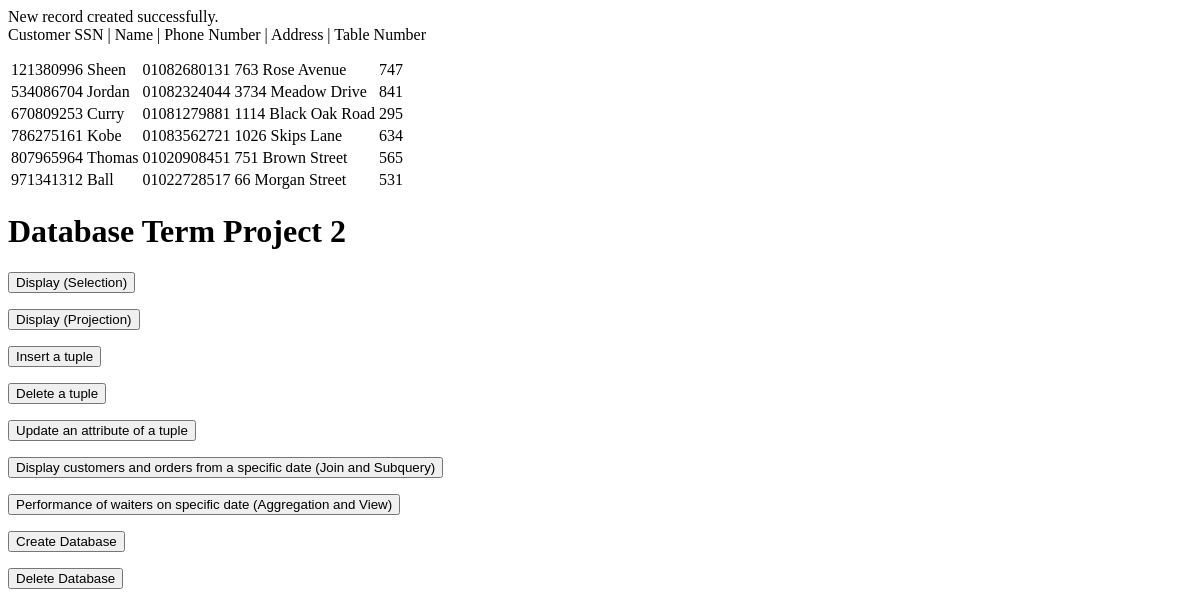
/insertCustomer.php, run on an earlier commit of the app's database.
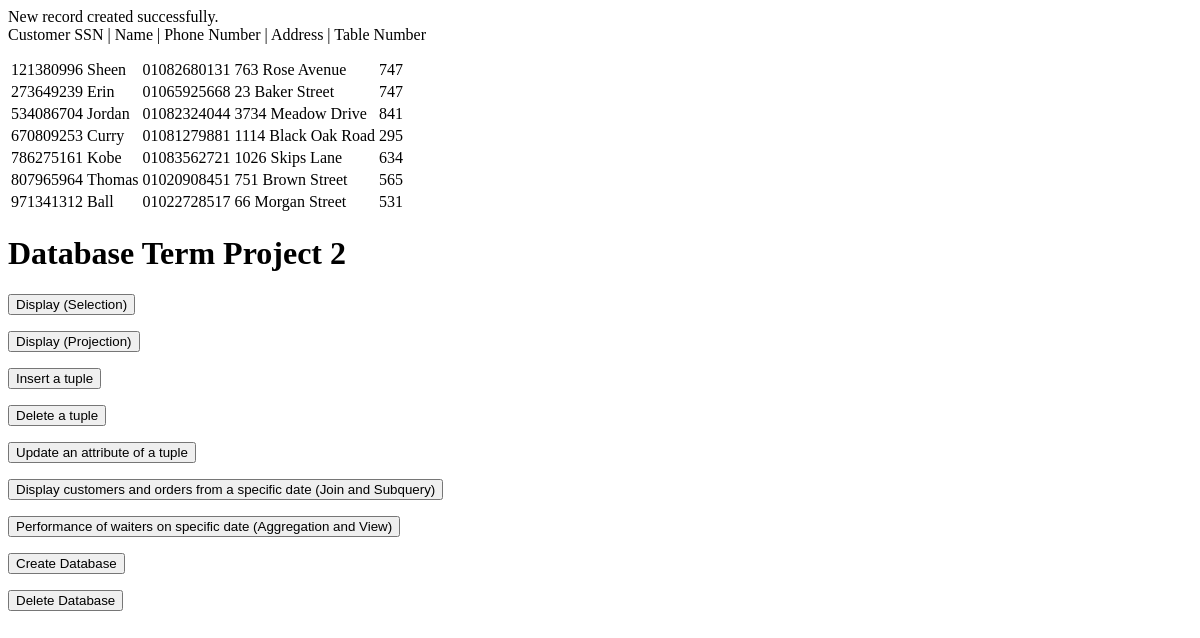
And on a later commit of the database.
### tables this page shows
CREATE TABLE customer (
  cuSSN char(9) NOT NULL,
  cuname varchar(20) DEFAULT NULL,
  cupho_num char(11) DEFAULT NULL,
  address varchar(50) DEFAULT NULL,
  table_number char(3) DEFAULT NULL,
  PRIMARY KEY (cuSSN),
  KEY table_number_idx (table_number),
  FOREIGN KEY (table_number) REFERENCES dining_table (tnumber) ON DELETE CASCADE
);

### insertCustomer.php (the view, shortened to what this page needs)
<?php
$table = 'customer';
$servername = "localhost";
$username = "root";
$password = "";
$dbname = "restaurant";
$conn = mysqli_connect($servername, $username, $password, $dbname);
$sql = "SELECT * FROM $table";
$result = $conn->query($sql);
if ($result->num_rows > 0) {
	echo "<table><th><tr>Customer SSN | </tr><tr>Name | </tr><tr>Phone Number | </tr><tr>Address | </tr><tr>Table Number</tr></th>";
    while($row = $result->fetch_assoc()) {
		echo"<tr>";
        foreach($row as $field) {
			echo '<td>' . htmlspecialchars($field) . '</td>';
		}
		echo"</tr>";
	}
    echo "</table>";
} else {
    echo "0 results";
}
?>

What changed in the data, as far as the page shows it:
added customer: cuSSN "273649239", cuname "Erin", cupho_num "01065925668", address "23 Baker Street", table_number "747"
